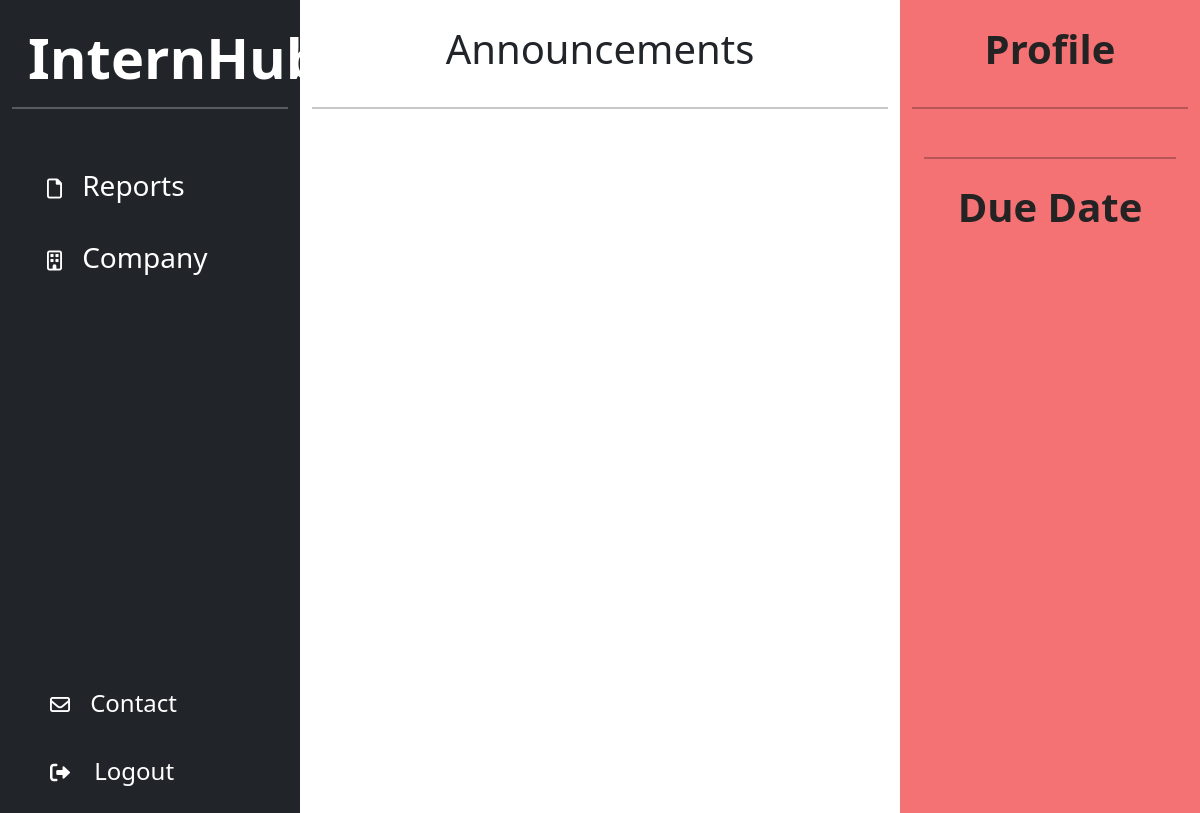
/ (signed in), run on an earlier commit of the app's database.
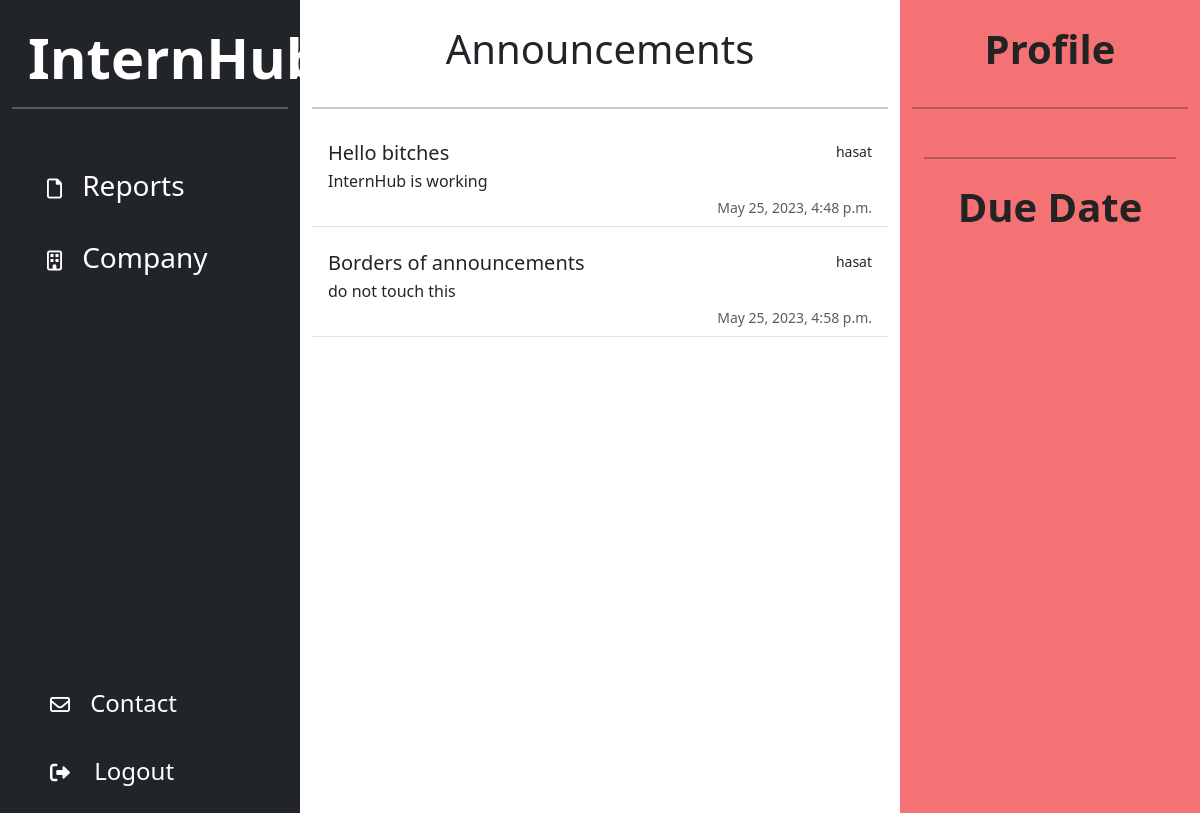
And on a later commit of the database.
### announcements/models.py (models this page shows, shortened)
class Announcement(models.Model):
    title = models.CharField(max_length=100)
    content = models.TextField()
    date = models.DateTimeField(auto_now_add=True)
    sender = models.ForeignKey(User, on_delete=models.CASCADE)  #User model is imported

### users/models.py (models this page shows, shortened)
class RoleMixin(models.Model):
    class Role(models.TextChoices):
        SUPERUSER = 'SUPERUSER', 'Superuser'
        STUDENT = 'STUDENT', 'Student'
        DEAN = 'DEAN', 'Dean'
        CHAIR = 'CHAIR', 'Chair'
        INSTRUCTOR = 'INSTRUCTOR', 'Instructor'
        DEPARTMENTSECRETARY = 'DEPARTMENT_SECRETARY', 'Department Secretary'
    role = models.CharField(max_length=50, choices=Role.choices, blank=True)
    class Meta:
        abstract = True

class User(AbstractBaseUser, PermissionsMixin, RoleMixin):
    first_name = models.CharField(max_length=50, null=True)
    last_name = models.CharField(max_length=50, null=True)
    email = models.EmailField(max_length=50, unique=True, null=True)
    user_id = models.CharField(max_length=8, unique=True, null=False)
    department = models.ForeignKey(
        EngineeringDepartment, on_delete=models.SET_NULL, null=True)
    created_date = models.DateTimeField(auto_now_add=True)
    modified_date = models.DateTimeField(auto_now=True)
    is_admin = models.BooleanField(default=False)
    is_active = models.BooleanField(default=True)
    is_staff = models.BooleanField(default=False)
    is_superuser = models.BooleanField(default=False)
    USERNAME_FIELD = 'user_id'
    REQUIRED_FIELDS = []
    objects = UserManager()
    user_permissions = models.ManyToManyField(
        Permission, related_name='%(class)spermissions', blank=True)
    def __str__(self):
        if self.first_name is None or self.last_name is None:
            return self.user_id
        return self.first_name + ' ' + self.last_name

### main/views.py (the view)
# urls.py: path('', views.HomeView.as_view(), name='home'),
class HomeView(LoginRequiredMixin, View):
    template_name = 'main/home.html'
    def get(self, request):
        announcements = Announcement.objects.all()
        full_name = str(request.user)
        user = request.user
        id = request.user.user_id
        if(user.role != 'SUPERUSER'):
            check = True
            internship = Internship.objects.filter(student_id=id)
            return render(request, 'main/home.html', {'announcements': announcements, 'full_name': full_name, 'user': user, 'internship': internship, 'check': check})
        return render(request, 'main/home.html', {'announcements': announcements, 'full_name': full_name})

### main/templates/main/home.html (shortened to what this page needs)
{% extends 'base.html' %}
{% load static %}
{% load permissions %}
{% block styling %}
    <link rel="stylesheet" type="text/css" href="{% static 'main/home.css' %}">
{% endblock %}
{% block body %}
    <div class="container-fluid">
        <div class="row flex-nowrap">
            <div class="bg-dark col-auto col-md-4 col-lg-3 min-vh-100">
                <div class="bg-dark p2">
                    <a href="/" class="d-flex text-decoration-none align-items-center mt-4 text-white">
                        <b class="display-4">
                            <span class="display-4 ms-3 d-none d-sm-inline fw-bold">InternHub</span>
                        </b>
                    </a>
                    <hr class="bg-white border-2 border-top border-white">
                    <div class="container">
                        <div class="content">
                            <ul class="nav nav-pills flex-column mt-4">
                                <li class="nav-item py-2 py-sm-2 rounded">
                                    <button class="btn btn-toggle align-items-center rounded collapsed text-white w-100"
                                            data-bs-toggle="collapse"
                                            data-bs-target="#reports-collapse"
                                            aria-expanded="true">
                                        <i class="fs-5 fa-regular fa-file"></i>
                                        <span class="fs-3 ms-3 d-none d-sm-inline" id="sidebar-span">Reports</span>
                                    </button>
                                </li>
                                <li class="nav-item py-2 py-sm-2 rounded">
                                    <button class="btn btn-toggle align-items-center rounded collapsed text-white w-100"
                                            data-bs-toggle="collapse"
                                            data-bs-target="#company-collapse"
                                            aria-expanded="true">
                                        <i class="fs-5 fa-regular fa-building"></i>
                                        <span class="fs-3 ms-3 d-none d-sm-inline" id="sidebar-span">Company</span>
                                    </button>
                                </li>
                            </ul>
                        </div>
                        <ul class="nav nav-pills flex-column mt-4">
                            <li class="nav-item py-2 py-sm-2 rounded">
                                <a href="#" class="nav-link text-white">
                                    <i class="fs-5 fa-regular fa-envelope"></i>
                                    <span class="fs-4 ms-3 d-none d-sm-inline" id="sidebar-span">Contact</span>
                                </a>
                            </li>
                            <li class="nav-item py-2 py-sm-2 rounded">
                                <a href="{% url 'users:logout' %}" class="nav-link text-white">
                                    <i class="fs-5 fa-solid fa-right-from-bracket"></i>
                                    <span class="fs-4 ms-3 d-none d-sm-inline" id="side-bar-span">Logout</span>
                                </a>
                            </li>
                        </ul>
                    </div>
                </div>
            </div>
            <div class="col-auto col-6">
                <h1 class="display-6 text-center" id="announcements">Announcements</h1>
                <hr class="my-4 border-2 text-dark">
                <ul class="list-group">
                    {% for announcement in announcements %}
                        <li class="list-group-item border-0 border-bottom rounded-0 mb-3">
                            <div class="d-flex w-100 justify-content-between">
                                <h5 class="mb-1">{{ announcement.title }}</h5>
                                <small>{{ announcement.sender }}</small>
                            </div>
                            <p class="mb-1">{{ announcement.content }}</p>
                            <small class="text-muted d-block text-end">{{ announcement.date }}</small>
                        </li>
                    {% endfor %}
                </ul>
            </div>
            <div class="col text-white" id="side-bar-right">
                <h1 class="display-6 fw-semibold text-center" id="profile">
                    Profile</h1>
                <hr class="my-4 border-2 text-black">
                <div class="container" id="profile-info">
                    <hr class="my-4 border-2 text-black">
                    <h1 class="display-6 text-center fw-semibold" id="due-date">
                        Due Date</h1>
                </div>
            </div>
        </div>
    </div>
{% endblock %}

### templates/base.html (shortened to what this page needs)
<!DOCTYPE html>
<html lang="en">
<head>
    <link href="https://cdn.jsdelivr.net/npm/bootstrap@5.3.0-alpha3/dist/css/bootstrap.min.css"
          rel="stylesheet"
>
    <link rel="stylesheet" href="https://cdnjs.cloudflare.com/ajax/libs/font-awesome/6.0.0-beta2/css/all.min.css">
    {% block styling %}
    {% endblock %}
</head>
<body>
{% block body %}
{% endblock %}
</body>
</html>

### main/static/main/home.css (style rules this page uses)
.container { display: flex; flex-direction: column; min-height: 85vh; }
.content { flex-grow: 1; }
.container button { text-align: left; }
.container ul li { padding: 10px; }
.container ul a { text-decoration: none; }
#side-bar-span { padding-left: 4px; }
#side-bar-right { background: #F47174; }
#announcements { padding-top: 25px; padding-bottom: 10px; }
#profile { padding-top: 25px; padding-bottom: 10px; color: #232323; }
#profile-info { color: #232323; }

What changed in the data, as far as the page shows it:
added Announcement: title "Hello bitches", sender "hasat", content "InternHub is working", date "May 25, 2023, 4:48 p.m."
added Announcement: title "Borders of announcements", sender "hasat", content "do not touch this", date "May 25, 2023, 4:58 p.m."
